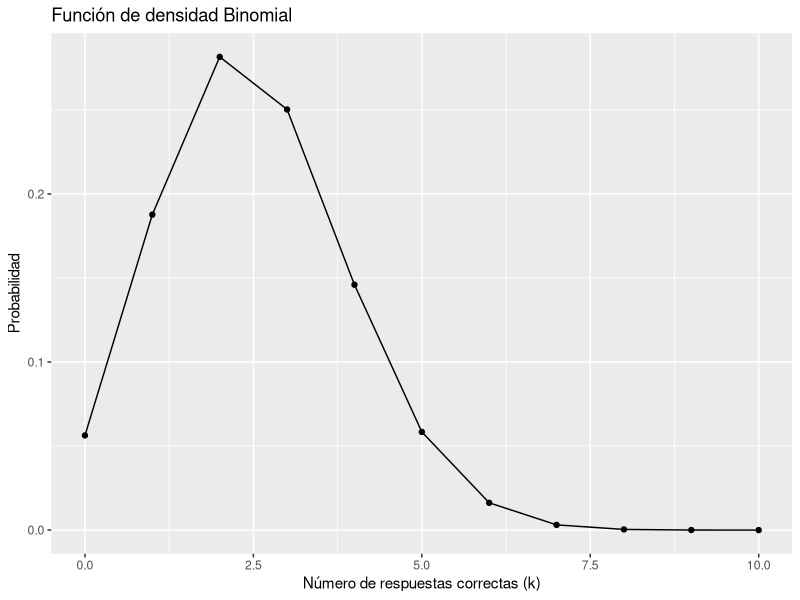
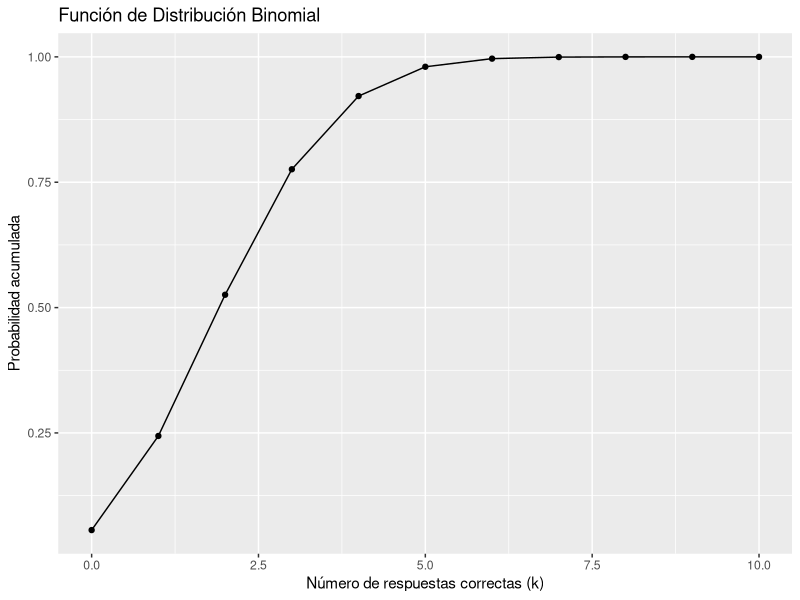
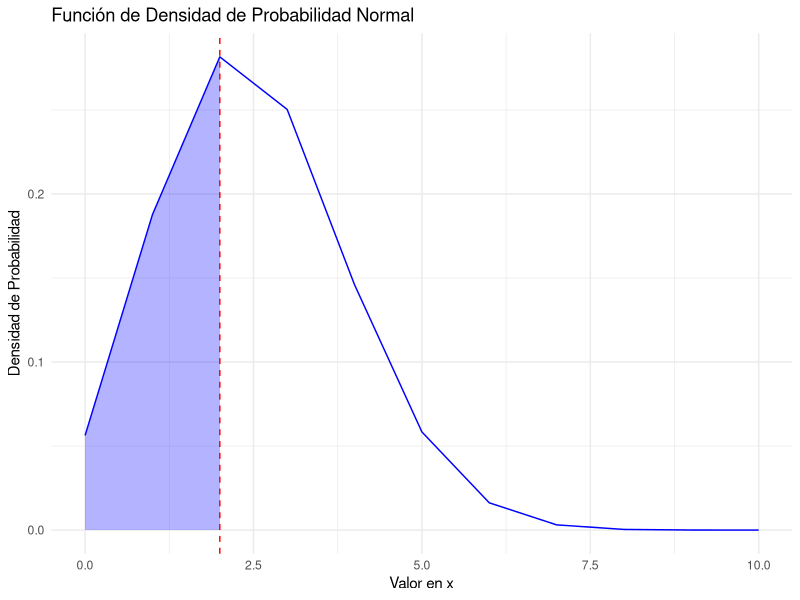
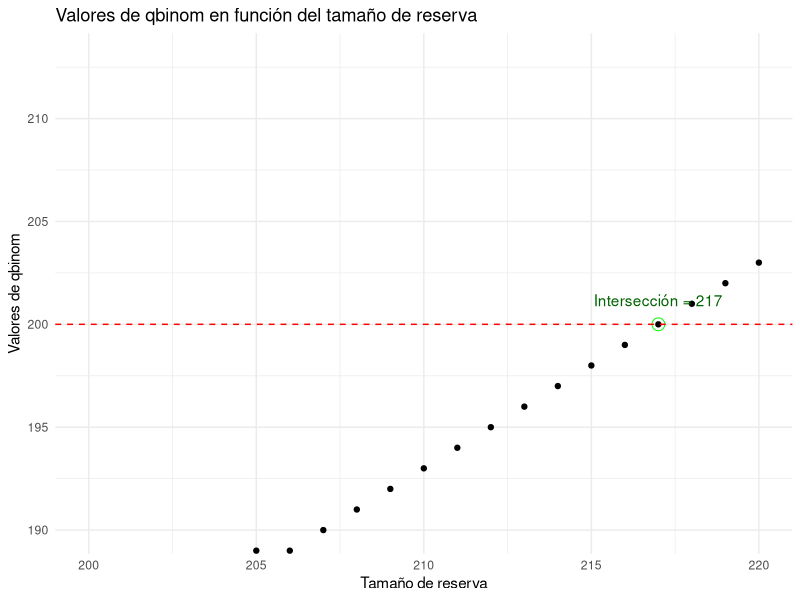
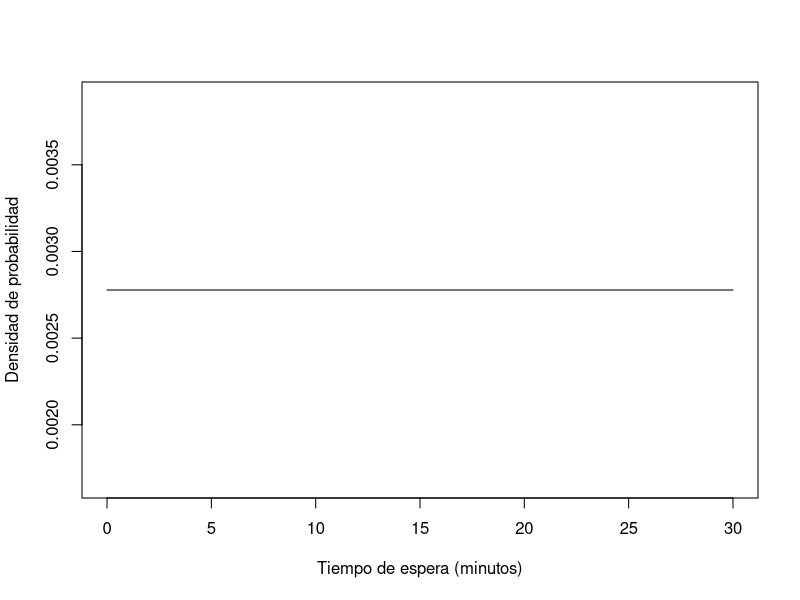
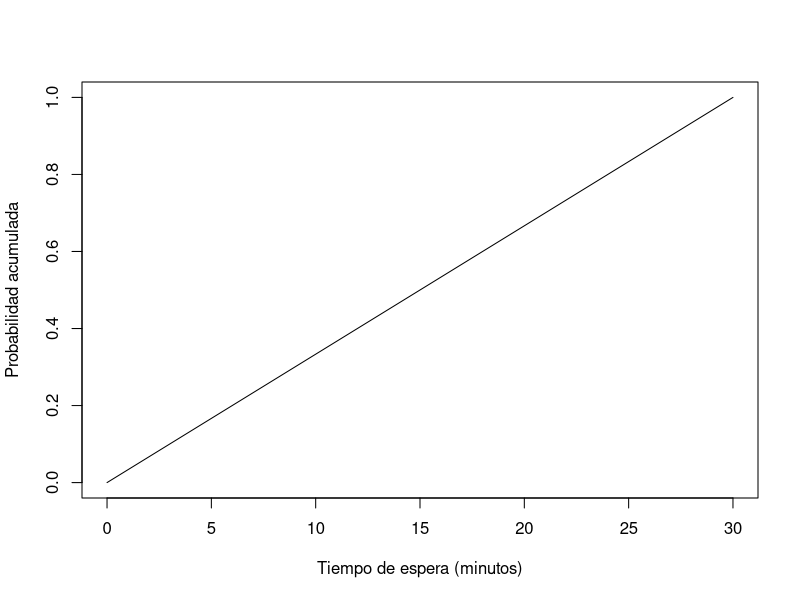
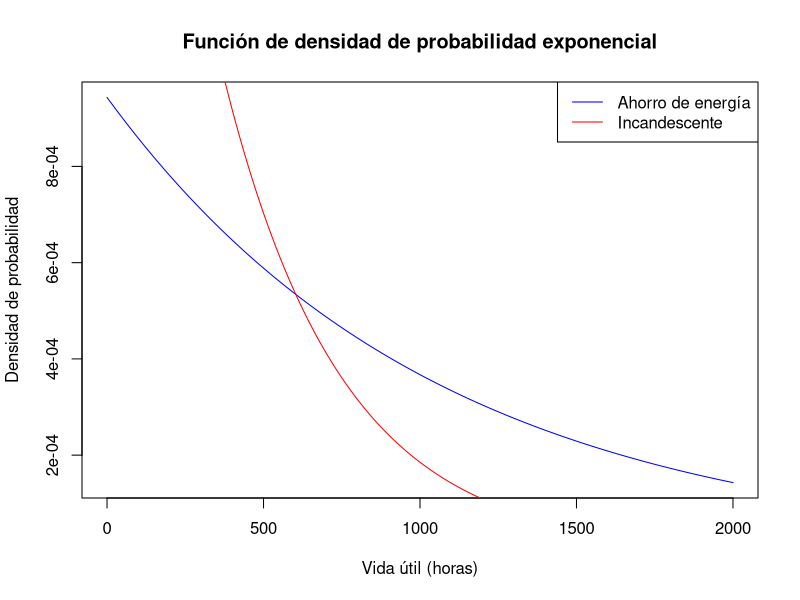
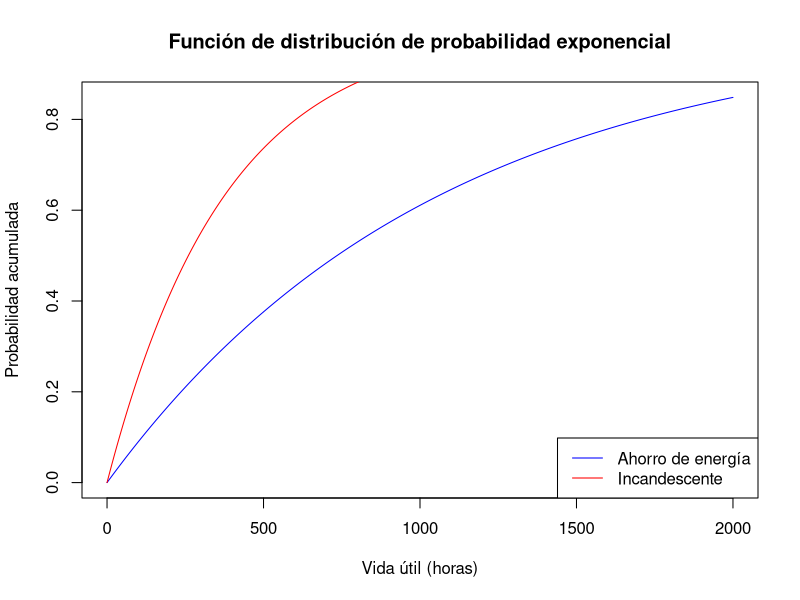

R code for these plots, in order:
## ---- chunk 1
# Es una distribución binomial con variable aleatoria "Número de respuestas correctas"
# Pero para hacer el calculo general necesito estudiar la variable aleatoria "puntaje total" siendo esta: X = k - (1/4) * (10 - k) donde k es el numero de rtas correctas. 
## ---- chunk 2
library(ggplot2)
n <- 10
p <- 1/4
k_values <- 0:n
binom_probs <- dbinom(k_values, size = n, prob = p)
binom_data <- data.frame(k_values, binom_probs)
ggplot(binom_data, aes(x = k_values, y = binom_probs)) +
  geom_point() +
  geom_line() +
  labs(title = "Función de densidad Binomial",
       x = "Número de respuestas correctas (k)",
       y = "Probabilidad")

binom_cdf <- pbinom(k_values, size = n, prob = p)
binom_cdf_data <- data.frame(k_values, binom_cdf)
ggplot(binom_cdf_data, aes(x = k_values, y = binom_cdf)) +
  geom_point() +
  geom_line() +
  labs(title = "Función de Distribución Binomial",
       x = "Número de respuestas correctas (k)",
       y = "Probabilidad acumulada")
## ---- chunk 3
dbinom(3, size = n, prob = p)
## ---- chunk 4
# asumo que se aprueba con 4
# para aprobar necesito tener 4 puntos en total 
# resuelvo esta ecuación 4 = k - (1/4) * (10 - k) => necesito 6 resp correctas aprox
pbinom(6, size = n, prob = p, lower.tail = FALSE)
## ---- chunk 5
library(dplyr)
data <- data.frame(aciertos = 1:10, prob = dbinom(1:10, size = n, prob = p))
data %>% filter(prob == max(prob))
## ---- chunk 6
library(dplyr)
library(ggplot2)
prob = 0.25

plot_function_densidad <- function(quantil) {
  quantil_r <- qbinom(p = quantil, size = 10, prob = prob)
valores_x <- 0:10
densidad_probabilidad <- dbinom(valores_x,  size = 10, prob = prob)
df <- data.frame(valores_x, densidad_probabilidad)
df_fill <- df %>%
  filter(valores_x <= quantil_r)
ggplot() +
  geom_line(data = df, aes(x = valores_x, y = densidad_probabilidad), color = "blue") +
  geom_area(data = df_fill, aes(x = valores_x, y = densidad_probabilidad), fill = "blue", alpha = 0.3) +
  geom_vline(aes(xintercept = quantil_r), color = "red", linetype = "dashed") +
  labs(
    title = "Función de Densidad de Probabilidad Normal",
    x = "Valor en x",
    y = "Densidad de Probabilidad"
  ) +
  theme_minimal()
}
plot_function_densidad(0.5)
## ---- chunk 7
qbinom(p = 1/3, size = 10, prob = 0.25)
## ---- chunk 8
pbinom(8, 10, 0.4)
pbinom(5, 10, 0.4) - pbinom(2, 10, 0.4)
pbinom(7, 10, 0.4, lower.tail = FALSE)
## ---- chunk 9
1 - pbinom(0, 4, 0.1) # al menos 1 cigarrillo. 
## ---- chunk 10
20/0.1
## ---- chunk 11
# cantidad de temas
## ---- chunk 12
n <- 100   # número de elementos en la población
m <- 60    # número de elementos en la población que tienen la característica de interés
k <- 2     # número de elementos que se extraen de la población
# Calculamos la probabilidad de que se elija al menos uno de los temas que preparó
1 - phyper(0, m, n-m, k)
## ---- chunk 13
phyper(1, m, n-m, k, lower.tail = FALSE)
## ---- chunk 14
phyper(1, 80, n-80, k, lower.tail = FALSE)
## ---- chunk 15
#λ = (1 cliente / 3 minutos) * 5 minutos = 5/3 ≈ 1.67 clientes en 5 minutos
1 - ppois(5, lambda = 1.67)
## ---- chunk 16
#λ = (1 cliente / 3 minutos) * 30 minutos = 30/3 ≈ 10 clientes en 30 minutos
## ---- chunk 17
library(ggplot2)

reservas <- 200:220
valores_qbinom <- qbinom(0.97, size = reservas, 0.95, lower.tail = FALSE)
data <- data.frame(Reservas = reservas, Qbinom = valores_qbinom)
interseccion <- data[data$Qbinom >= 200,][1,]

ggplot(data, aes(x = Reservas, y = Qbinom)) +
  geom_point() +
  geom_point(data = interseccion, aes(x = Reservas, y = Qbinom), color = "green", size = 4, shape = 21) +
  geom_hline(yintercept = 200, linetype = "dashed", color = "red") +
  annotate("text", x = interseccion$Reservas, y = interseccion$Qbinom, label = paste("Intersección =", interseccion$Reservas), vjust = -1.5, color = "darkgreen") +
  theme_minimal() +
  labs(title = "Valores de qbinom en función del tamaño de reserva",
       x = "Tamaño de reserva",
       y = "Valores de qbinom") +
  coord_cartesian(ylim = c(190, max(valores_qbinom) + 10))

## ---- chunk 18
dpois(0, 3)
## ---- chunk 19
ppois(6, 6) - ppois(1, 6)
## ---- chunk 20
# x es el número de elementos de interés que se extraen (en este caso, 3 machos y 2 hembras).
# m es el número de elementos de interés en la población (en este caso, el número de machos, que es 10).
# n es el número de elementos que no son de interés en la población (en este caso, el número de hembras, que es 8).
# k es el número de elementos que se extraen (en este caso, 5).
dhyper(x = 3, m = 10, n = 8, k = 5)
## ---- chunk 21
# Probabilidades
prob_ganar <- 1/37
prob_perder <- 36/37

# Ganancias y pérdidas
ganancia <- 175
perdida <- -5

# Beneficio esperado por tirada
beneficio_esperado_tirada <- (prob_ganar * ganancia) + (prob_perder * perdida)

# Beneficio esperado después de 100 jugadas
beneficio_esperado_100 <- beneficio_esperado_tirada * 100
beneficio_esperado_100

## ---- chunk 22
#el tiempo de espera en minutos hasta la próxima salida del micro
## ---- chunk 23
# Función de densidad
x <- seq(0, 30, length=1000) # Valores de x en el rango [0, 360]
y <- dunif(x, min=0, max=360) # Función de densidad uniforme
plot(x, y, type="l", xlab="Tiempo de espera (minutos)", ylab="Densidad de probabilidad")

# Función de distribución acumulada
z <- punif(x, min=0, max=30) # Función de distribución uniforme
plot(x, z, type="l", xlab="Tiempo de espera (minutos)", ylab="Probabilidad acumulada")

## ---- chunk 24
#  30 minutos
## ---- chunk 25
punif(10, min = 0, max = 30)
## ---- chunk 26
punif(20, min = 0, max = 30) - punif(15, min = 0, max = 30)
## ---- chunk 27
dunif(11.5, min = 0, max = 30)
## ---- chunk 28
# vida útil en horas de las bombillas.
## ---- chunk 29
# Datos de vida útil de las bombillas
vida_util_ahorro_energia <- c(800, 1200, 1100, 900, 1500, 1000, 1300, 850, 950, 1000)
vida_util_incandescente <- c(400, 300, 200, 500, 350, 600, 250, 400, 450, 300)

# Función de densidad de probabilidad exponencial
pdf_exponencial <- function(x, lambda) {
  return(lambda * exp(-lambda * x))
}

# Función de distribución de probabilidad exponencial
cdf_exponencial <- function(x, lambda) {
  return(1 - exp(-lambda * x))
}

# Parámetro lambda para la distribución exponencial
lambda_ahorro_energia <- 1/mean(vida_util_ahorro_energia)
lambda_incandescente <- 1/mean(vida_util_incandescente)

# Rango de valores para la función de densidad y distribución
rango <- seq(0, 2000, length.out = 500)

# Gráfico de la función de densidad de probabilidad exponencial para las bombillas de ahorro de energía
plot(rango, pdf_exponencial(rango, lambda_ahorro_energia), type = "l", col = "blue",
     main = "Función de densidad de probabilidad exponencial", xlab = "Vida útil (horas)", ylab = "Densidad de probabilidad")
lines(rango, pdf_exponencial(rango, lambda_incandescente), col = "red")
legend("topright", legend = c("Ahorro de energía", "Incandescente"), col = c("blue", "red"), lty = 1)

# Gráfico de la función de distribución de probabilidad exponencial para las bombillas de ahorro de energía
plot(rango, cdf_exponencial(rango, lambda_ahorro_energia), type = "l", col = "blue",
     main = "Función de distribución de probabilidad exponencial", xlab = "Vida útil (horas)", ylab = "Probabilidad acumulada")
lines(rango, cdf_exponencial(rango, lambda_incandescente), col = "red")
legend("bottomright", legend = c("Ahorro de energía", "Incandescente"), col = c("blue", "red"), lty = 1)

## ---- chunk 30
lambda_bajo_consumo <- 1/10000
lambda_incandescencia <- 1/1000
media_bajo_consumo <- 1/lambda_bajo_consumo
media_incandescencia <- 1/lambda_incandescencia
mediana_bajo_consumo <- log(2)/lambda_bajo_consumo
mediana_incandescencia <- log(2)/lambda_incandescencia
## ---- chunk 31
anio <- 365*4 #1460 horas
1 - pexp(anio, lambda_bajo_consumo)
1 - pexp(anio, lambda_incandescencia)
## ---- chunk 32
#Para resolver este problema, podemos utilizar la distribución de Poisson, que es #adecuada para modelar eventos que ocurren de manera aleatoria e independiente en #un espacio fijo. 
#
lambda <- 0.5 # bombas
dpois(0, lambda)

## ---- chunk 33
media <- 3
desviacion_estandar <- 3
probabilidad_a <- pnorm(5, mean = media, sd = desviacion_estandar) - pnorm(2, mean = media, sd = desviacion_estandar)
probabilidad_a
probabilidad_b <- 1 - pnorm(3, mean = media, sd = desviacion_estandar)
probabilidad_b
probabilidad_c <- pnorm(-2, mean = media, sd = desviacion_estandar)
probabilidad_c
## ---- chunk 34
p <- 0.1  # Probabilidad de éxito
1/p
## ---- chunk 35
k <- 1   # Número de éxitos que nos interesa calcular
dbinom(k, size = 1, prob = p)
## ---- chunk 36
media <- 1
desv <- sqrt(5)
prob <- 0.28
x = 1
z = 0
while(0.28 - z > 0.01) {
  x <- x + 0.01
  z <- pnorm(x, mean = media, sd = desv) - pnorm(0, mean = media, sd = desv)
}
x
pnorm(1 + x, mean = media, sd = desv) - pnorm(1 - x, mean = media, sd = desv)
## ---- chunk 37
probabilidad <- (60 - 25)/60
probabilidad
## ---- chunk 38
10*probabilidad
## ---- chunk 39
media <- 1.70
x <- 1.80
#z <- (x - media) / sigma
# el valor correspondiente al percentil (1 - 0,12), que es el valor de la variable normal estándar que tiene una probabilidad acumulada del 88%:

z <- qnorm(1 - 0.12)
sigma <- (x - media) / z
x1 <- 1.65
x2 <- 1.75
z1 <- (x1 - media) / sigma
z2 <- (x2 - media) / sigma

p <- pnorm(z2) - pnorm(z1)
p
## ---- chunk 40
n <- 1200
p <- 1/6
1 - pbinom(200, n, p)

simular_lanzamientos <- function(n_lanzamientos) {
  dados <- sample(1:6, n_lanzamientos, replace = TRUE)
  sum(dados == 6)
}
set.seed(123)
n_simulaciones <- 10000
n_lanzamientos <- 1200

resultados <- replicate(n_simulaciones, simular_lanzamientos(n_lanzamientos))

proporcion_mayor_200 <- mean(resultados > 200)
proporcion_mayor_200
## ---- chunk 41
set.seed(123)  # fijar la semilla para replicabilidad

mu <- 3.5
sigma <- 2

muestra_10 <- rnorm(10, mu, sigma)
muestra_100 <- rnorm(100, mu, sigma)
muestra_500 <- rnorm(500, mu, sigma)
muestra_1000 <- rnorm(1000, mu, sigma)
media_10 <- mean(muestra_10)
media_100 <- mean(muestra_100)
media_500 <- mean(muestra_500)
media_1000 <- mean(muestra_1000)

desvio_10 <- sd(muestra_10)
desvio_100 <- sd(muestra_100)
desvio_500 <- sd(muestra_500)
desvio_1000 <- sd(muestra_1000)
## ---- chunk 42

set.seed(123)  # fijar la semilla para replicabilidad

n <- 12
p <- 0.7

muestra_50 <- rbinom(50, n, p)
muestra_500 <- rbinom(500, n, p)
media_muestra_50 <- mean(muestra_50)
desvio_muestra_50 <- sqrt(mean((muestra_50 - media_muestra_50)^2))
media_poblacional <- n * p
desvio_poblacional <- sqrt(n * p * (1 - p))
media_muestra_500 <- mean(muestra_500)
desvio_muestra_500 <- sqrt(mean((muestra_500 - media_muestra_500)^2))
media_muestra_500
media_muestra_50
media_poblacional
library(ggplot2)

datos <- rbind(data.frame(Muestra = "Muestra 50", Valor = muestra_50),
               data.frame(Muestra = "Muestra 500", Valor = muestra_500))

ggplot(datos, aes(x = Valor, fill = Muestra)) +
  geom_histogram(position = "dodge", bins = 10, alpha = 0.5) +
  ggtitle("Comparación de las muestras") +
  xlab("Valor") +
  ylab("Frecuencia") +
  scale_fill_manual(values = c("blue", "red")) +
  theme(plot.title = element_text(hjust = 0.5))

## ---- chunk 43
n <- 18
p <- 0.12
x <- 3

probabilidad <- dbinom(x, n, p)
probabilidad
## ---- chunk 44
n <- 7
p <- 0.12
x <- 1

probabilidad <- dbinom(x, n, p)
probabilidad
## ---- chunk 45
24/p
## ---- chunk 46
22/(1-p)
## ---- chunk 47
n <- 100
p <- 0.8

# a) Entre 10 y 15
p_10_15 <- pbinom(15, n, p) - pbinom(9, n, p)

# b) Más de 8
p_more_than_8 <- 1 - pbinom(8, n, p)

# c) Menos de 8
p_less_than_8 <- pbinom(7, n, p)

p_10_15
p_more_than_8
p_less_than_8
## ---- chunk 48
p <- 0.3 
n <- 2000 
prob <- pbinom(550, n, p)
prob 
## ---- chunk 49
lambda <- 2000 * 0.0001
prob_mayor_2 <- 1 - ppois(2, lambda)
prob_mayor_2
## ---- chunk 50
# Probabilidad de que una variable normal estándar sea superior a 3.
prob_a <- 1 - pnorm(3)
prob_a

# Probabilidad de que una variable distribuida normalmente con un valor esperado igual a 35 y desvío estándar igual a 6 sea superior a 42.
prob_b <- 1 - pnorm((42 - 35) / 6)
prob_b

# Probabilidad de conseguir 10 de cada 10 éxitos en una distribución binomial con probabilidad de ocurrencia igual a 0.80.
prob_c <- dbinom(10, 10, 0.80)
prob_c

# Probabilidad de que 𝑋 > 0,9 donde 𝑋 se distribuye como una uniforme estándar.
prob_d <- 1 - punif(0.9)
prob_d

# Probabilidad de que 𝑋 > 6,5 en una distribución 𝜒^2 con 2 grados de libertad.
prob_e <- 1 - pchisq(6.5, 2)
prob_e
## ---- chunk 51
# Límites correspondientes al 1%, 0.5% y 0.1%.
limite_1 <- qnorm(0.01) 
limite_05 <- qnorm(0.005) 
limite_01 <- qnorm(0.001) 
limite_1
limite_05
limite_01

# Cuartiles expresados en términos de unidades de desvío estándar.
qnorm(0.25)
qnorm(0.75)
## ---- chunk 52
p = 0.8
n = 10
dbinom(10, 10, p)
## ---- chunk 53
p <- 0.5 # Probabilidad de éxito (cara o cruz)
lanzamientos <- 10
rbinom(lanzamientos, 1, p)
## ---- chunk 54

library(dplyr)

iris_df <- iris %>% select(where(is.numeric))
str(iris_df)
summary(iris_df)
rango <- apply(iris_df, 2, function(x) max(x) - min(x))
desvio_estandar <- apply(iris_df, 2, sd)
mad <- apply(iris_df, 2, mad)
iqr <- apply(iris_df, 2, IQR)
coeficiente_variacion <- apply(iris_df, 2, function(x) sd(x) / mean(x))
resultados <- list(
  min = apply(iris_df, 2, min),
  max = apply(iris_df, 2, max),
  media = apply(iris_df, 2, mean),
  cuartiles = apply(iris_df, 2, quantile),
  rango = rango,
  desvio_estandar = desvio_estandar,
  iqr = iqr,
  mad = mad,
  coeficiente_variacion = coeficiente_variacion
)
par(mfrow = c(2, 2))
hist(iris$Sepal.Length, main = "Longitud del sépalo")
hist(iris$Sepal.Width, main = "Ancho del sépalo")
hist(iris$Petal.Length, main = "Longitud del pétalo")
hist(iris$Petal.Width, main = "Ancho del pétalo")

## ---- chunk 55
#data <- read.csv2("data/GSPC.csv", sep = ",", dec = ".")
## ---- chunk 56
str(data)
## ---- chunk 57
# Carga las bibliotecas necesarias
library(dplyr)
library(stats)
library(purrr)
#data <- data %>% select(-Date)
get_stats <- function(x) {
  c(min = min(x),
    max = max(x),
    mean = mean(x),
    q1 = quantile(x, probs = 0.25),
    median = median(x),
    q3 = quantile(x, probs = 0.75),
    range = max(x) - min(x),
    sd = sd(x),
    iqr = IQR(x),
    mad = mad(x),
    cv = sd(x) / mean(x))
}

stats <- data %>% map_dfr(~ get_stats(.)) %>% as.data.frame()
rownames(stats) <- colnames(data)
stats
